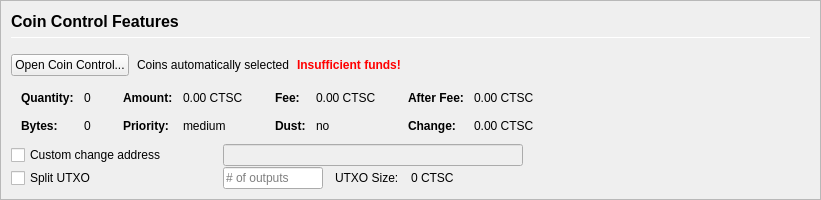
         <widget class="QFrame" name="frameCoinControl">
          <property name="sizePolicy">
           <sizepolicy hsizetype="Expanding" vsizetype="Expanding">
            <horstretch>0</horstretch>
            <verstretch>0</verstretch>
           </sizepolicy>
          </property>
          <property name="maximumSize">
           <size>
            <width>16777215</width>
            <height>16777215</height>
           </size>
          </property>
          <property name="frameShape">
           <enum>QFrame::StyledPanel</enum>
          </property>
          <property name="frameShadow">
           <enum>QFrame::Sunken</enum>
          </property>
          <layout class="QVBoxLayout" name="verticalLayoutCoinControl2">
           <property name="spacing">
            <number>0</number>
           </property>
           <property name="leftMargin">
            <number>0</number>
           </property>
           <property name="topMargin">
            <number>0</number>
           </property>
           <property name="rightMargin">
            <number>0</number>
           </property>
           <property name="bottomMargin">
            <number>0</number>
           </property>
           <item>
            <widget class="QFrame" name="frameCoinControl_BG">
             <layout class="QVBoxLayout" name="verticalLayoutCoinControl" stretch="0,0,0,0,0,0">
              <property name="spacing">
               <number>1</number>
              </property>
              <property name="leftMargin">
               <number>10</number>
              </property>
              <property name="topMargin">
               <number>10</number>
              </property>
              <item>
               <layout class="QHBoxLayout" name="horizontalLayoutCoinControl1">
                <property name="bottomMargin">
                 <number>15</number>
                </property>
                <item>
                 <layout class="QVBoxLayout" name="verticalLayout_3">
                  <property name="spacing">
                   <number>6</number>
                  </property>
                  <item>
                   <widget class="QLabel" name="labelCoinControlFeatures">
                    <property name="sizePolicy">
                     <sizepolicy hsizetype="Preferred" vsizetype="Maximum">
                      <horstretch>0</horstretch>
                      <verstretch>0</verstretch>
                     </sizepolicy>
                    </property>
                    <property name="minimumSize">
                     <size>
                      <width>0</width>
                      <height>20</height>
                     </size>
                    </property>
                    <property name="font">
                     <font>
                      <pointsize>12</pointsize>
                      <weight>75</weight>
                      <bold>true</bold>
                     </font>
                    </property>
                    <property name="styleSheet">
                     <string notr="true">font-weight:bold;</string>
                    </property>
                    <property name="text">
                     <string>Coin Control Features</string>
                    </property>
                   </widget>
                  </item>
                  <item>
                   <widget class="Line" name="line">
                    <property name="minimumSize">
                     <size>
                      <width>0</width>
                      <height>1</height>
                     </size>
                    </property>
                    <property name="maximumSize">
                     <size>
                      <width>16777215</width>
                      <height>1</height>
                     </size>
                    </property>
                    <property name="orientation">
                     <enum>Qt::Horizontal</enum>
                    </property>
                   </widget>
                  </item>
                 </layout>
                </item>
               </layout>
              </item>
              <item>
               <layout class="QHBoxLayout" name="horizontalLayoutCoinControl2" stretch="0,0,0,0">
                <property name="spacing">
                 <number>8</number>
                </property>
                <property name="bottomMargin">
                 <number>10</number>
                </property>
                <item>
                 <widget class="QPushButton" name="pushButtonCoinControl">
                  <property name="styleSheet">
                   <string notr="true"/>
                  </property>
                  <property name="text">
                   <string>Open Coin Control...</string>
                  </property>
                  <property name="autoDefault">
                   <bool>false</bool>
                  </property>
                 </widget>
                </item>
                <item>
                 <widget class="QLabel" name="labelCoinControlAutomaticallySelected">
                  <property name="text">
                   <string>Coins automatically selected</string>
                  </property>
                  <property name="margin">
                   <number>5</number>
                  </property>
                 </widget>
                </item>
                <item>
                 <widget class="QLabel" name="labelCoinControlInsuffFunds">
                  <property name="font">
                   <font>
                    <weight>75</weight>
                    <bold>true</bold>
                   </font>
                  </property>
                  <property name="styleSheet">
                   <string notr="true">color:red;font-weight:bold;</string>
                  </property>
                  <property name="text">
                   <string>Insufficient funds!</string>
                  </property>
                  <property name="margin">
                   <number>5</number>
                  </property>
                 </widget>
                </item>
                <item>
                 <spacer name="horizontalSpacerCoinControl">
                  <property name="orientation">
                   <enum>Qt::Horizontal</enum>
                  </property>
                  <property name="sizeHint" stdset="0">
                   <size>
                    <width>40</width>
                    <height>1</height>
                   </size>
                  </property>
                 </spacer>
                </item>
               </layout>
              </item>
              <item>
               <widget class="QWidget" name="widgetCoinControl" native="true">
                <property name="sizePolicy">
                 <sizepolicy hsizetype="Preferred" vsizetype="Preferred">
                  <horstretch>0</horstretch>
                  <verstretch>0</verstretch>
                 </sizepolicy>
                </property>
                <property name="minimumSize">
                 <size>
                  <width>0</width>
                  <height>0</height>
                 </size>
                </property>
                <property name="styleSheet">
                 <string notr="true"/>
                </property>
                <layout class="QHBoxLayout" name="horizontalLayoutCoinControl5">
                 <property name="leftMargin">
                  <number>0</number>
                 </property>
                 <property name="topMargin">
                  <number>0</number>
                 </property>
                 <property name="rightMargin">
                  <number>0</number>
                 </property>
                 <property name="bottomMargin">
                  <number>0</number>
                 </property>
                 <item>
                  <layout class="QHBoxLayout" name="horizontalLayoutCoinControl3" stretch="0,0,0,1">
                   <property name="spacing">
                    <number>20</number>
                   </property>
                   <property name="topMargin">
                    <number>0</number>
                   </property>
                   <property name="bottomMargin">
                    <number>10</number>
                   </property>
                   <item>
                    <layout class="QFormLayout" name="formLayoutCoinControl1">
                     <property name="horizontalSpacing">
                      <number>10</number>
                     </property>
                     <property name="verticalSpacing">
                      <number>14</number>
                     </property>
                     <property name="leftMargin">
                      <number>10</number>
                     </property>
                     <property name="topMargin">
                      <number>4</number>
                     </property>
                     <property name="rightMargin">
                      <number>6</number>
                     </property>
                     <item row="0" column="0">
                      <widget class="QLabel" name="labelCoinControlQuantityText">
                       <property name="font">
                        <font>
                         <weight>75</weight>
                         <bold>true</bold>
                        </font>
                       </property>
                       <property name="text">
                        <string>Quantity:</string>
                       </property>
                       <property name="margin">
                        <number>0</number>
                       </property>
                      </widget>
                     </item>
                     <item row="0" column="1">
                      <widget class="QLabel" name="labelCoinControlQuantity">
                       <property name="cursor">
                        <cursorShape>IBeamCursor</cursorShape>
                       </property>
                       <property name="contextMenuPolicy">
                        <enum>Qt::ActionsContextMenu</enum>
                       </property>
                       <property name="text">
                        <string notr="true">0</string>
                       </property>
                       <property name="margin">
                        <number>0</number>
                       </property>
                       <property name="textInteractionFlags">
                        <set>Qt::LinksAccessibleByMouse|Qt::TextSelectableByKeyboard|Qt::TextSelectableByMouse</set>
                       </property>
                      </widget>
                     </item>
                     <item row="1" column="0">
                      <widget class="QLabel" name="labelCoinControlBytesText">
                       <property name="font">
                        <font>
                         <weight>75</weight>
                         <bold>true</bold>
                        </font>
                       </property>
                       <property name="text">
                        <string>Bytes:</string>
                       </property>
                      </widget>
                     </item>
                     <item row="1" column="1">
                      <widget class="QLabel" name="labelCoinControlBytes">
                       <property name="cursor">
                        <cursorShape>IBeamCursor</cursorShape>
                       </property>
                       <property name="contextMenuPolicy">
                        <enum>Qt::ActionsContextMenu</enum>
                       </property>
                       <property name="text">
                        <string notr="true">0</string>
                       </property>
                       <property name="textInteractionFlags">
                        <set>Qt::LinksAccessibleByMouse|Qt::TextSelectableByKeyboard|Qt::TextSelectableByMouse</set>
                       </property>
                      </widget>
                     </item>
                    </layout>
                   </item>
                   <item>
                    <layout class="QFormLayout" name="formLayoutCoinControl2">
                     <property name="horizontalSpacing">
                      <number>10</number>
                     </property>
                     <property name="verticalSpacing">
                      <number>14</number>
                     </property>
                     <property name="leftMargin">
                      <number>6</number>
                     </property>
                     <property name="topMargin">
                      <number>4</number>
                     </property>
                     <property name="rightMargin">
                      <number>6</number>
                     </property>
                     <item row="0" column="0">
                      <widget class="QLabel" name="labelCoinControlAmountText">
                       <property name="font">
                        <font>
                         <weight>75</weight>
                         <bold>true</bold>
                        </font>
                       </property>
                       <property name="text">
                        <string>Amount:</string>
                       </property>
                       <property name="margin">
                        <number>0</number>
                       </property>
                      </widget>
                     </item>
                     <item row="0" column="1">
                      <widget class="QLabel" name="labelCoinControlAmount">
                       <property name="cursor">
                        <cursorShape>IBeamCursor</cursorShape>
                       </property>
                       <property name="contextMenuPolicy">
                        <enum>Qt::ActionsContextMenu</enum>
                       </property>
                       <property name="text">
                        <string notr="true">0.00 CTSC</string>
                       </property>
                       <property name="textInteractionFlags">
                        <set>Qt::LinksAccessibleByMouse|Qt::TextSelectableByKeyboard|Qt::TextSelectableByMouse</set>
                       </property>
                      </widget>
                     </item>
                     <item row="1" column="0">
                      <widget class="QLabel" name="labelCoinControlPriorityText">
                       <property name="font">
                        <font>
                         <weight>75</weight>
                         <bold>true</bold>
                        </font>
                       </property>
                       <property name="text">
                        <string>Priority:</string>
                       </property>
                      </widget>
                     </item>
                     <item row="1" column="1">
                      <widget class="QLabel" name="labelCoinControlPriority">
                       <property name="cursor">
                        <cursorShape>IBeamCursor</cursorShape>
                       </property>
                       <property name="contextMenuPolicy">
                        <enum>Qt::ActionsContextMenu</enum>
                       </property>
                       <property name="text">
                        <string>medium</string>
                       </property>
                       <property name="textInteractionFlags">
                        <set>Qt::LinksAccessibleByMouse|Qt::TextSelectableByKeyboard|Qt::TextSelectableByMouse</set>
                       </property>
                      </widget>
                     </item>
                    </layout>
                   </item>
                   <item>
                    <layout class="QFormLayout" name="formLayoutCoinControl3">
                     <property name="horizontalSpacing">
                      <number>10</number>
                     </property>
                     <property name="verticalSpacing">
                      <number>14</number>
                     </property>
                     <property name="leftMargin">
                      <number>6</number>
                     </property>
                     <property name="topMargin">
                      <number>4</number>
                     </property>
                     <property name="rightMargin">
                      <number>6</number>
                     </property>
                     <item row="0" column="0">
                      <widget class="QLabel" name="labelCoinControlFeeText">
                       <property name="font">
                        <font>
                         <weight>75</weight>
                         <bold>true</bold>
                        </font>
                       </property>
                       <property name="text">
                        <string>Fee:</string>
                       </property>
                       <property name="margin">
                        <number>0</number>
                       </property>
                      </widget>
                     </item>
                     <item row="0" column="1">
                      <widget class="QLabel" name="labelCoinControlFee">
                       <property name="cursor">
                        <cursorShape>IBeamCursor</cursorShape>
                       </property>
                       <property name="contextMenuPolicy">
                        <enum>Qt::ActionsContextMenu</enum>
                       </property>
                       <property name="text">
                        <string notr="true">0.00 CTSC</string>
                       </property>
                       <property name="textInteractionFlags">
                        <set>Qt::LinksAccessibleByMouse|Qt::TextSelectableByKeyboard|Qt::TextSelectableByMouse</set>
                       </property>
                      </widget>
                     </item>
                     <item row="1" column="0">
                      <widget class="QLabel" name="labelCoinControlLowOutputText">
                       <property name="font">
                        <font>
                         <weight>75</weight>
                         <bold>true</bold>
                        </font>
                       </property>
                       <property name="text">
                        <string>Dust:</string>
                       </property>
                      </widget>
                     </item>
                     <item row="1" column="1">
                      <widget class="QLabel" name="labelCoinControlLowOutput">
                       <property name="cursor">
                        <cursorShape>IBeamCursor</cursorShape>
                       </property>
                       <property name="contextMenuPolicy">
                        <enum>Qt::ActionsContextMenu</enum>
                       </property>
                       <property name="text">
                        <string>no</string>
                       </property>
                       <property name="textInteractionFlags">
                        <set>Qt::LinksAccessibleByMouse|Qt::TextSelectableByKeyboard|Qt::TextSelectableByMouse</set>
                       </property>
                      </widget>
                     </item>
                    </layout>
                   </item>
                   <item>
                    <layout class="QFormLayout" name="formLayoutCoinControl4">
                     <property name="horizontalSpacing">
                      <number>10</number>
                     </property>
                     <property name="verticalSpacing">
                      <number>14</number>
                     </property>
                     <property name="leftMargin">
                      <number>6</number>
                     </property>
                     <property name="topMargin">
                      <number>4</number>
                     </property>
                     <property name="rightMargin">
                      <number>6</number>
                     </property>
                     <item row="0" column="0">
                      <widget class="QLabel" name="labelCoinControlAfterFeeText">
                       <property name="font">
                        <font>
                         <weight>75</weight>
                         <bold>true</bold>
                        </font>
                       </property>
                       <property name="text">
                        <string>After Fee:</string>
                       </property>
                       <property name="margin">
                        <number>0</number>
                       </property>
                      </widget>
                     </item>
                     <item row="0" column="1">
                      <widget class="QLabel" name="labelCoinControlAfterFee">
                       <property name="cursor">
                        <cursorShape>IBeamCursor</cursorShape>
                       </property>
                       <property name="contextMenuPolicy">
                        <enum>Qt::ActionsContextMenu</enum>
                       </property>
                       <property name="text">
                        <string notr="true">0.00 CTSC</string>
                       </property>
                       <property name="textInteractionFlags">
                        <set>Qt::LinksAccessibleByMouse|Qt::TextSelectableByKeyboard|Qt::TextSelectableByMouse</set>
                       </property>
                      </widget>
                     </item>
                     <item row="1" column="0">
                      <widget class="QLabel" name="labelCoinControlChangeText">
                       <property name="font">
                        <font>
                         <weight>75</weight>
                         <bold>true</bold>
                        </font>
                       </property>
                       <property name="text">
                        <string>Change:</string>
                       </property>
                      </widget>
                     </item>
                     <item row="1" column="1">
                      <widget class="QLabel" name="labelCoinControlChange">
                       <property name="cursor">
                        <cursorShape>IBeamCursor</cursorShape>
                       </property>
                       <property name="contextMenuPolicy">
                        <enum>Qt::ActionsContextMenu</enum>
                       </property>
                       <property name="text">
                        <string notr="true">0.00 CTSC</string>
                       </property>
                       <property name="textInteractionFlags">
                        <set>Qt::LinksAccessibleByMouse|Qt::TextSelectableByKeyboard|Qt::TextSelectableByMouse</set>
                       </property>
                      </widget>
                     </item>
                    </layout>
                   </item>
                  </layout>
                 </item>
                </layout>
               </widget>
              </item>
              <item>
               <layout class="QHBoxLayout" name="horizontalLayoutCoinControl4">
                <property name="spacing">
                 <number>12</number>
                </property>
                <property name="sizeConstraint">
                 <enum>QLayout::SetDefaultConstraint</enum>
                </property>
                <property name="topMargin">
                 <number>0</number>
                </property>
                <property name="rightMargin">
                 <number>0</number>
                </property>
                <item>
                 <widget class="QCheckBox" name="checkBoxCoinControlChange">
                  <property name="sizePolicy">
                   <sizepolicy hsizetype="Preferred" vsizetype="Preferred">
                    <horstretch>0</horstretch>
                    <verstretch>0</verstretch>
                   </sizepolicy>
                  </property>
                  <property name="minimumSize">
                   <size>
                    <width>200</width>
                    <height>0</height>
                   </size>
                  </property>
                  <property name="maximumSize">
                   <size>
                    <width>200</width>
                    <height>16777215</height>
                   </size>
                  </property>
                  <property name="toolTip">
                   <string>If this is activated, but the change address is empty or invalid, change will be sent to a newly generated address.</string>
                  </property>
                  <property name="text">
                   <string>Custom change address</string>
                  </property>
                 </widget>
                </item>
                <item>
                 <widget class="QValidatedLineEdit" name="lineEditCoinControlChange">
                  <property name="enabled">
                   <bool>false</bool>
                  </property>
                  <property name="sizePolicy">
                   <sizepolicy hsizetype="Preferred" vsizetype="Preferred">
                    <horstretch>0</horstretch>
                    <verstretch>0</verstretch>
                   </sizepolicy>
                  </property>
                  <property name="minimumSize">
                   <size>
                    <width>300</width>
                    <height>0</height>
                   </size>
                  </property>
                 </widget>
                </item>
                <item>
                 <widget class="QLabel" name="labelCoinControlChangeLabel">
                  <property name="sizePolicy">
                   <sizepolicy hsizetype="Preferred" vsizetype="Preferred">
                    <horstretch>0</horstretch>
                    <verstretch>0</verstretch>
                   </sizepolicy>
                  </property>
                  <property name="minimumSize">
                   <size>
                    <width>100</width>
                    <height>0</height>
                   </size>
                  </property>
                  <property name="text">
                   <string/>
                  </property>
                  <property name="margin">
                   <number>3</number>
                  </property>
                 </widget>
                </item>
               </layout>
              </item>
              <item>
               <layout class="QHBoxLayout" name="horizontalLayoutCoinControl6">
                <property name="spacing">
                 <number>12</number>
                </property>
                <property name="rightMargin">
                 <number>0</number>
                </property>
                <item>
                 <widget class="QCheckBox" name="splitBlockCheckBox">
                  <property name="sizePolicy">
                   <sizepolicy hsizetype="Preferred" vsizetype="Preferred">
                    <horstretch>0</horstretch>
                    <verstretch>0</verstretch>
                   </sizepolicy>
                  </property>
                  <property name="minimumSize">
                   <size>
                    <width>200</width>
                    <height>0</height>
                   </size>
                  </property>
                  <property name="maximumSize">
                   <size>
                    <width>200</width>
                    <height>16777215</height>
                   </size>
                  </property>
                  <property name="text">
                   <string>Split UTXO</string>
                  </property>
                 </widget>
                </item>
                <item>
                 <widget class="QLineEdit" name="splitBlockLineEdit">
                  <property name="sizePolicy">
                   <sizepolicy hsizetype="Preferred" vsizetype="Preferred">
                    <horstretch>50</horstretch>
                    <verstretch>0</verstretch>
                   </sizepolicy>
                  </property>
                  <property name="minimumSize">
                   <size>
                    <width>100</width>
                    <height>0</height>
                   </size>
                  </property>
                  <property name="maximumSize">
                   <size>
                    <width>100</width>
                    <height>16777215</height>
                   </size>
                  </property>
                  <property name="placeholderText">
                   <string># of outputs</string>
                  </property>
                 </widget>
                </item>
                <item>
                 <widget class="QLabel" name="labelBlockSizeText">
                  <property name="text">
                   <string>UTXO Size:</string>
                  </property>
                 </widget>
                </item>
                <item>
                 <widget class="QLabel" name="labelBlockSize">
                  <property name="text">
                   <string>0 CTSC</string>
                  </property>
                 </widget>
                </item>
                <item>
                 <spacer name="horizontalSpacer_7">
                  <property name="orientation">
                   <enum>Qt::Horizontal</enum>
                  </property>
                  <property name="sizeHint" stdset="0">
                   <size>
                    <width>40</width>
                    <height>20</height>
                   </size>
                  </property>
                 </spacer>
                </item>
               </layout>
              </item>
              <item>
               <spacer name="verticalSpacerCoinControl">
                <property name="orientation">
                 <enum>Qt::Vertical</enum>
                </property>
                <property name="sizeHint" stdset="0">
                 <size>
                  <width>800</width>
                  <height>1</height>
                 </size>
                </property>
               </spacer>
              </item>
             </layout>
            </widget>
           </item>
          </layout>
         </widget>
